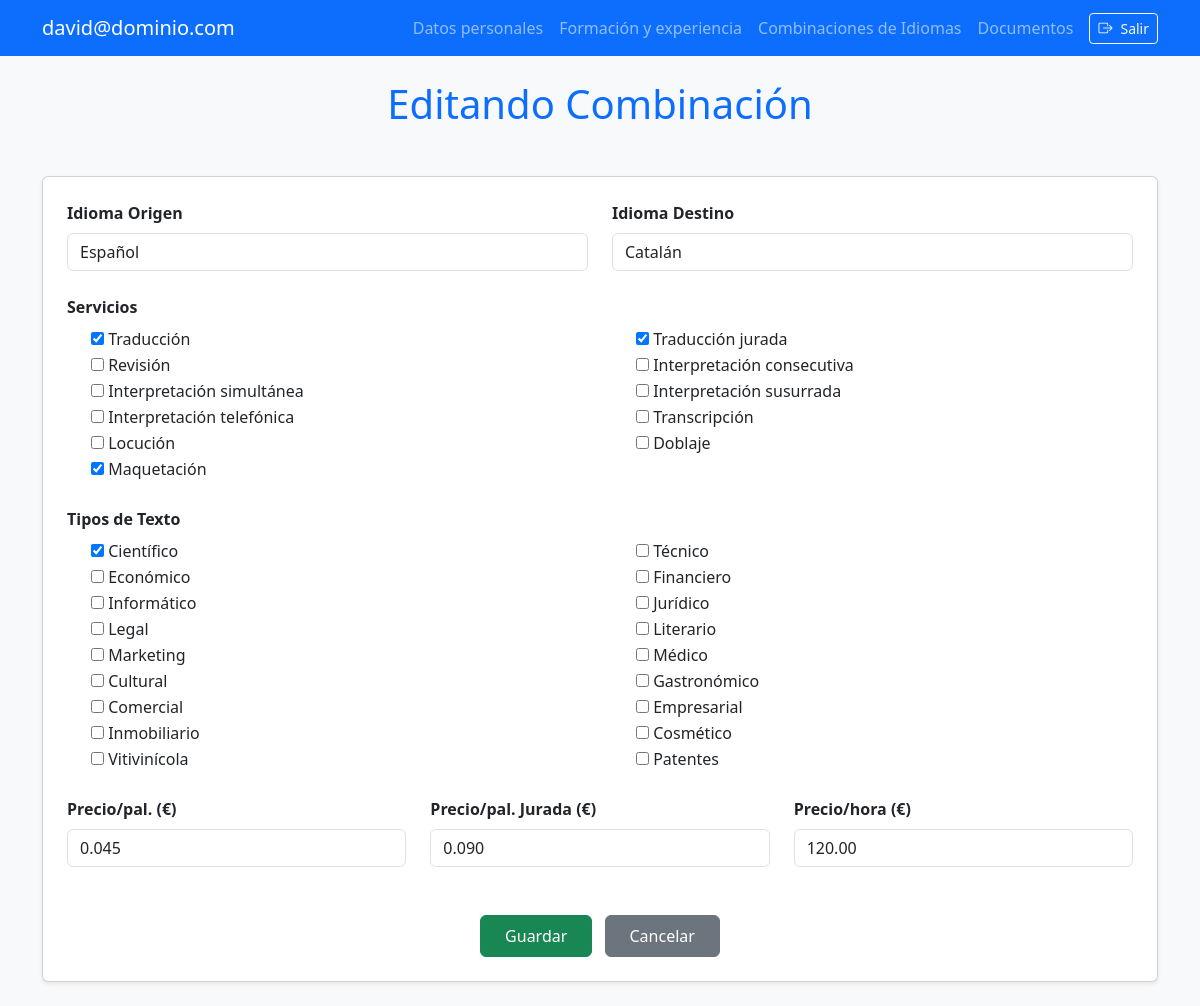
/translators/combinations/edit/1/ (signed in), run on the app's committed database.
### translators/models.py (models this page shows, shortened)
class Translator(AbstractBaseUser, PermissionsMixin):
    email = models.EmailField(unique=True, verbose_name='Email')
    first_name = models.CharField(max_length=100, verbose_name='Nombre')
    last_name = models.CharField(max_length=200, verbose_name='Apellidos')
    address = models.CharField(max_length=200, verbose_name='Dirección')
    postal_code = models.IntegerField(null=True, verbose_name='Código Postal')
    province = models.CharField(max_length=25, choices=PROVINCES, verbose_name='Provincia')
    country = models.CharField(max_length=50, choices=COUNTRIES, verbose_name='País', blank=True)
    gender = models.CharField(max_length=9, choices=GENDER, verbose_name='Género', default='Otros')
    mobile_phone = models.CharField(max_length=18, blank=True, verbose_name='Nº Tlf Móvil')
    birth_date = models.DateField(null=True, blank=True, default=date(2000, 1, 1), verbose_name='Fecha de Nacimiento')
    registration_date = models.DateTimeField(null=True, blank=True, default=timezone.now, verbose_name='Fecha de registro')
    last_access = models.DateTimeField(null=True, blank=True, default=date(2000, 1, 1), verbose_name='Último acceso')
    is_active = models.BooleanField(default=True)
    is_staff = models.BooleanField(default=False)
    objects = TranslatorManager()
    USERNAME_FIELD = 'email'
    REQUIRED_FIELDS = ['first_name', 'last_name']

class LanguageCombination(models.Model):
    translator = models.ForeignKey(Translator, on_delete=models.CASCADE, related_name='language_combination')
    source_language = models.CharField(max_length=50, choices=LANGUAGES, blank=False, verbose_name='Idioma Origen')
    target_language = models.CharField(max_length=50, choices=LANGUAGES, blank=False, verbose_name='Idioma Destino')
    services = models.TextField(max_length=200, blank=True, verbose_name='Servicios')
    text_types = models.TextField(max_length=100, blank=True, verbose_name='Textos')
    price_per_word = models.DecimalField(max_digits=8, decimal_places=3, null=True, blank=True, verbose_name='Precio/pal. (€)')
    sworn_price_per_word = models.DecimalField(max_digits=8, decimal_places=3, null=True, blank=True, verbose_name='Precio/pal. Jurada (€)')
    price_per_hour = models.DecimalField(max_digits=8, decimal_places=2, null=True, blank=True, verbose_name='Precio/hora (€)')
    REQUIRED_FIELDS = ['source_language', 'target_language']
    class Meta:
        constraints = [
            models.UniqueConstraint(
                fields=['translator', 'source_language', 'target_language'],
                name='unique_language_combination'
            )
    ]

### translators/views.py (the view, shortened to what this page needs)
# urls.py: path('combinations/edit/<int:pk>/', CombinationUpdateView.as_view(), name='combination_edit'),
class CombinationUpdateView(UserPassesTestMixin, UpdateView):
    model = LanguageCombination
    form_class = LanguageCombinationForm
    template_name = 'translators/language-combinations-edit.html'
    success_url = reverse_lazy('language_combinations')
    def test_func(self):
        combination = self.get_object()
        return self.request.user == combination.translator

### translators/templatetags/custom_filters.py (called while the page is built)
@register.filter(name='add_class')
def add_class(field, css_class):
    return field.as_widget(attrs={"class": css_class})

### translators/templates/translators/language-combinations-edit.html (shortened to what this page needs)
{% extends "base.html" %}
{% load custom_filters %}
{% block pagetitle %}
    {% if form.instance.pk %}
        Editando Combinación
    {% else %}
        Crear Nueva Combinación
    {% endif %}
{% endblock %}
{% block content %}
<div class="card shadow-sm">
    <div class="card-body p-4">
        <form method="post" novalidate>
            <div class="row">
                <div class="col-md-6 mb-4">
                    <label for="{{ form.source_language.id_for_label }}" class="form-label fw-semibold">{{ form.source_language.label }}</label>
                    {{ form.source_language|add_class:"form-control" }}
                </div>
                <div class="col-md-6 mb-4">
                    <label for="{{ form.target_language.id_for_label }}" class="form-label fw-semibold">{{ form.target_language.label }}</label>
                    {{ form.target_language|add_class:"form-control" }}
                </div>
            </div>
            <div class="mb-4">
                <label class="form-label fw-semibold">{{ form.services.label }}</label>
                <div class="row">
                    {% for checkbox in form.services %}
                    <div class="col-md-6">
                        <div class="form-check">
                            {{ checkbox.tag }}
                            <label class="form-check-label" for="{{ checkbox.id_for_label }}">
                                {{ checkbox.choice_label }}
                            </label>
                        </div>
                    </div>
                    {% endfor %}
                </div>
            </div>
            <div class="mb-4">
                <label class="form-label fw-semibold">{{ form.text_types.label }}</label>
                <div class="row">
                    {% for checkbox in form.text_types %}
                    <div class="col-md-6">
                        <div class="form-check">
                            {{ checkbox.tag }}
                            <label class="form-check-label" for="{{ checkbox.id_for_label }}">
                                {{ checkbox.choice_label }}
                            </label>
                        </div>
                    </div>
                    {% endfor %}
                </div>
            </div>
            <div class="row">
                <div class="col-md-4 mb-4">
                    <label for="{{ form.price_per_word.id_for_label }}" class="form-label fw-semibold">{{ form.price_per_word.label }}</label>
                    {{ form.price_per_word|add_class:"form-control" }}
                </div>
                <div class="col-md-4 mb-4">
                    <label for="{{ form.sworn_price_per_word.id_for_label }}" class="form-label fw-semibold">{{ form.sworn_price_per_word.label }}</label>
                    {{ form.sworn_price_per_word|add_class:"form-control" }}
                </div>
                <div class="col-md-4 mb-4">
                    <label for="{{ form.price_per_hour.id_for_label }}" class="form-label fw-semibold">{{ form.price_per_hour.label }}</label>
                    {{ form.price_per_hour|add_class:"form-control" }}
                </div>
            </div>
            <div class="text-center mt-4">
                <button type="submit" class="btn btn-success px-4 py-2">Guardar</button>
                <a href="{% url 'language_combinations' %}" class="btn btn-secondary px-4 py-2 ms-2">Cancelar</a>
            </div>
        </form>
    </div>
</div>
{% endblock %}

### translators/templates/base.html (shortened to what this page needs)
<!DOCTYPE html>
<html lang="en">
<head>
    <link rel="stylesheet" href="https://cdn.jsdelivr.net/npm/bootstrap@5.3.0-alpha3/dist/css/bootstrap.min.css">
    <link rel="stylesheet" href="https://cdn.jsdelivr.net/npm/bootstrap-icons@1.10.3/font/bootstrap-icons.css">
    {% load static %}
    <link rel="stylesheet" href="{% static 'styles.css' %}">
</head>
<body>
    <nav class="navbar navbar-expand-lg navbar-dark bg-primary">
        <div class="container-fluid container-xl">
            <a class="navbar-brand fw-light" href="{% url 'dashboard' %}">{{ user.email }}</a>
            <div class="collapse navbar-collapse" id="navbarNav">
                <ul class="navbar-nav ms-auto align-items-center">
                    {% if user.is_authenticated %}
                        <li class="nav-item">
                            <a href="{% url 'personal_data' %}" class="nav-link {% if request.path == '/translators/personal-data/' %}active{% endif %}">Datos personales</a>
                        </li>
                        <li class="nav-item">
                            <a href="{% url 'professional_profile' %}" class="nav-link {% if request.path == '/translators/professional-profile/' %}active{% endif %}">Formación y experiencia</a>
                        </li>
                        <li class="nav-item">
                            <a href="{% url 'language_combinations' %}" class="nav-link {% if request.path == '/translators/language-combinations/' %}active{% endif %}">Combinaciones de Idiomas</a>
                        </li>
                        <li class="nav-item">
                            <a href="{% url 'files' %}" class="nav-link {% if request.path == '/translators/files/' %}active{% endif %}">Documentos</a>
                        </li>
                        <li class="nav-item ms-2 d-flex align-items-center">
                            <form method="post" action="{% url 'logout' %}" class="d-inline">
                                <button type="submit" class="btn btn-outline-light btn-sm" title="Cerrar sesión">
                                    <i class="bi bi-box-arrow-right me-2"></i>Salir
                                </button>
                            </form>
                        </li>
                    {% endif %}
                </ul>
            </div>
        </div>
    </nav>
    <div class="container-fluid container-xl mt-4 mb-4">
        <h1 class="mb-5 text-center text-primary">{% block pagetitle %}{% endblock %}</h1>
        {% block content %}
        {% endblock %}
    </div>
</body>
</html>

### translators/static/styles.css (style rules this page uses)
body { background-color: #f8f9fa; }

### data on the page
Translator: email "david@dominio.com"
LanguageCombination: source_language "Español", target_language "Catalán", price_per_word "0.045", sworn_price_per_word "0.090", price_per_hour "120.00"

### other printed values
{{ checkbox.choice_label }} "Traducción" "Traducción jurada" "Revisión" "Interpretación consecutiva" "Interpretación simultánea" "Interpretación susurrada" "Interpretación telefónica" "Transcripción" "Locución" "Doblaje" "Maquetación"
{{ checkbox.choice_label }} "Científico" "Técnico" "Económico" "Financiero" "Informático" "Jurídico" "Legal" "Literario" "Marketing" "Médico" "Cultural" "Gastronómico" "Comercial" "Empresarial" "Inmobiliario" "Cosmético" "Vitivinícola" "Patentes"
